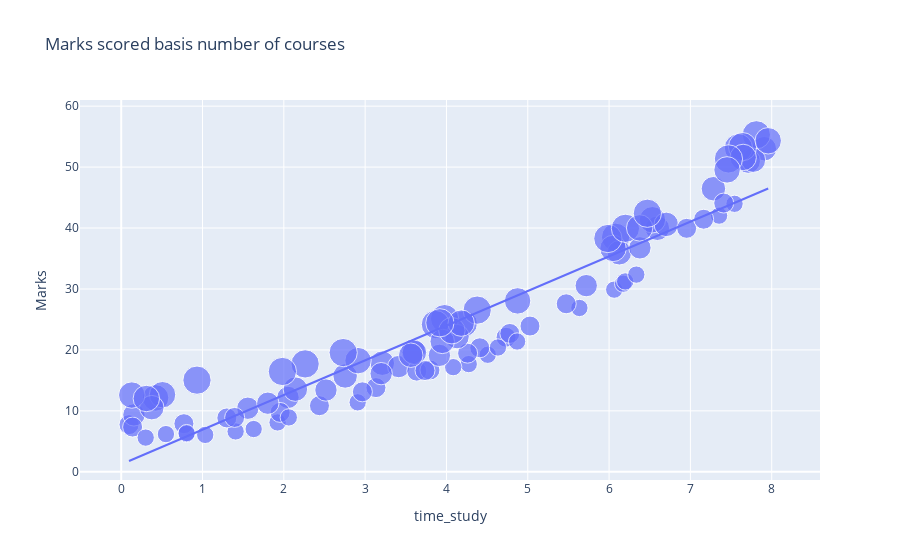

The notebook cell this image was saved under:
### Code cell
#visualisasi waktu belajar dengan nilai
figure = px.scatter(data_frame = df, x ="time_study", y="Marks", size = "number_courses", title = "Marks scored basis number of courses", trendline = "ols")
figure.show()
